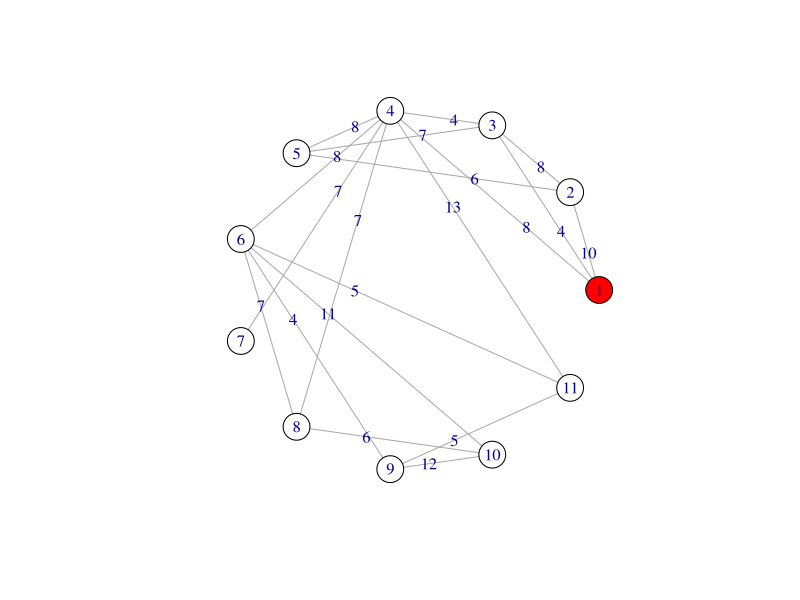
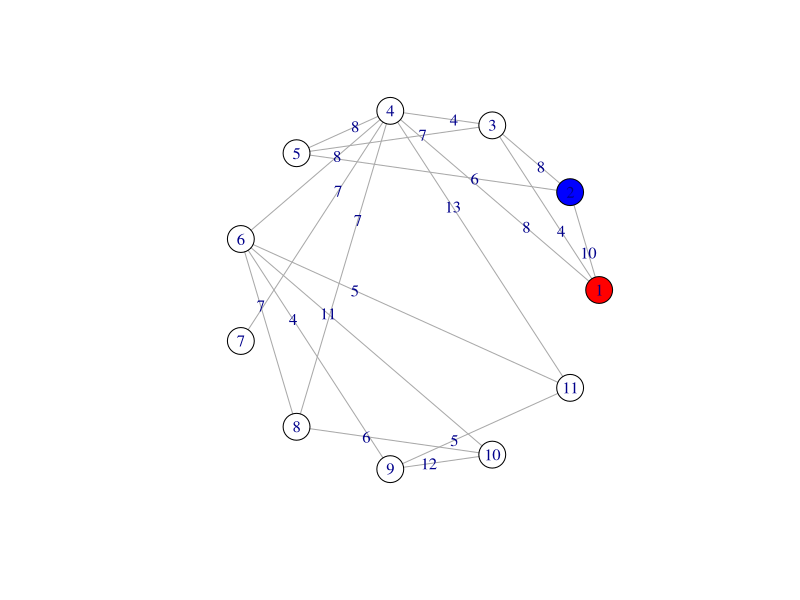
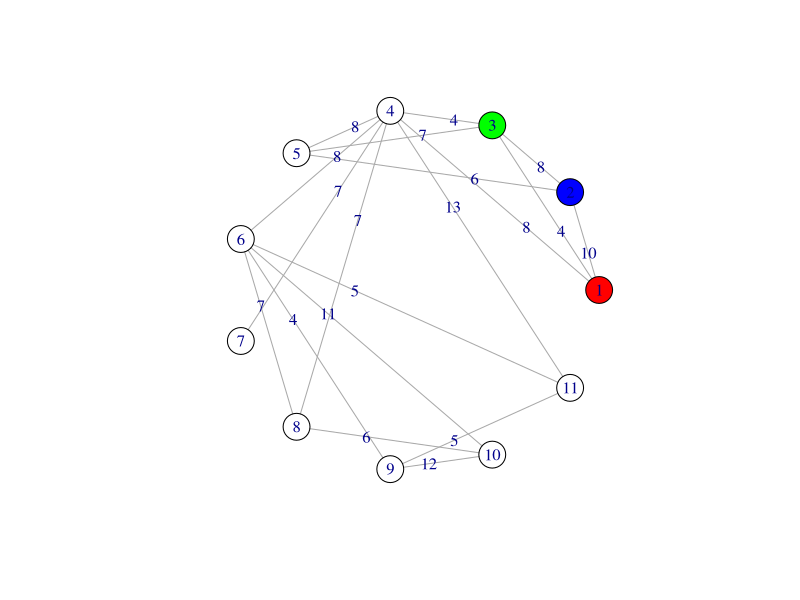
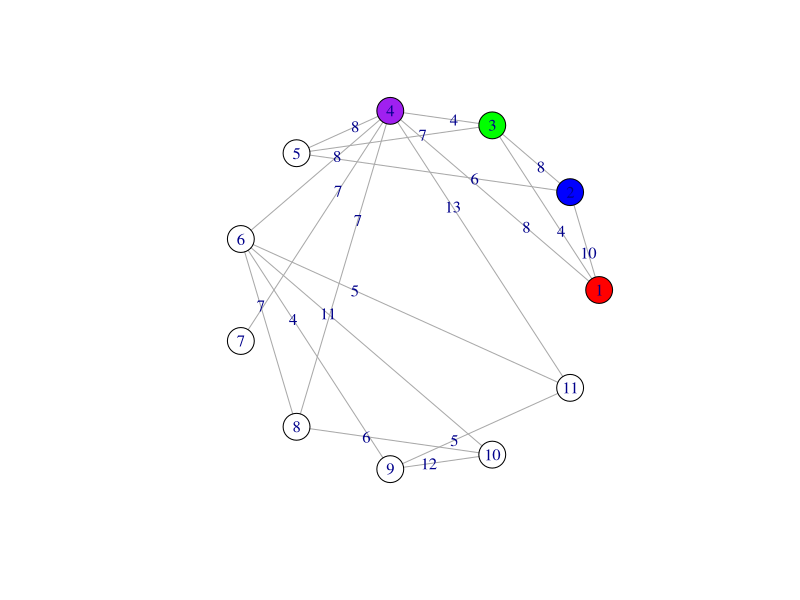
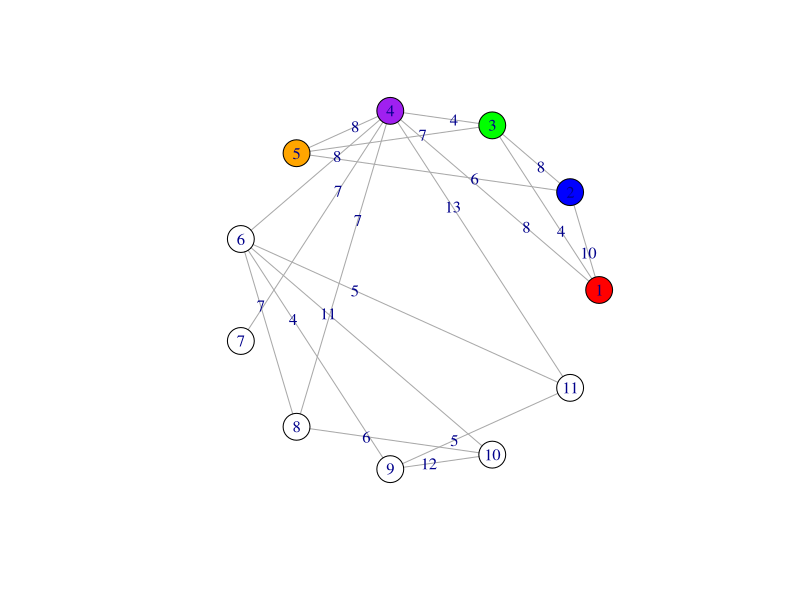
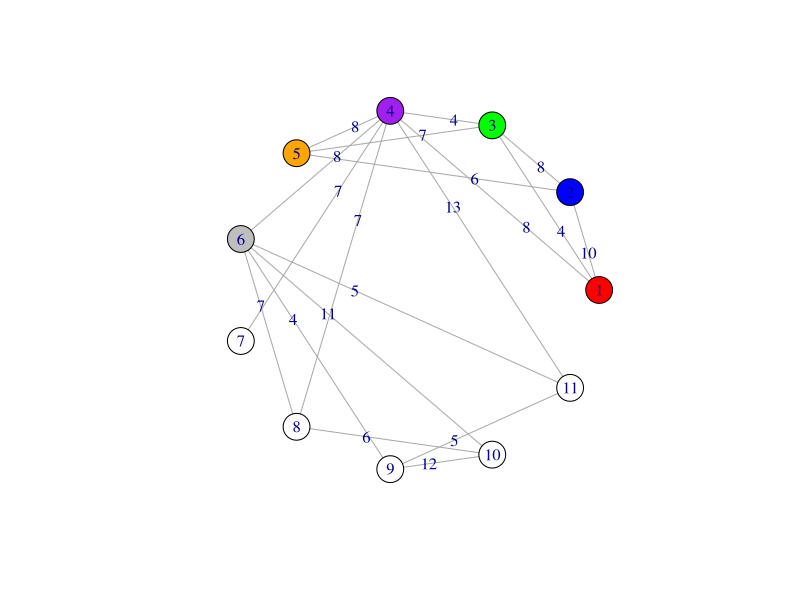
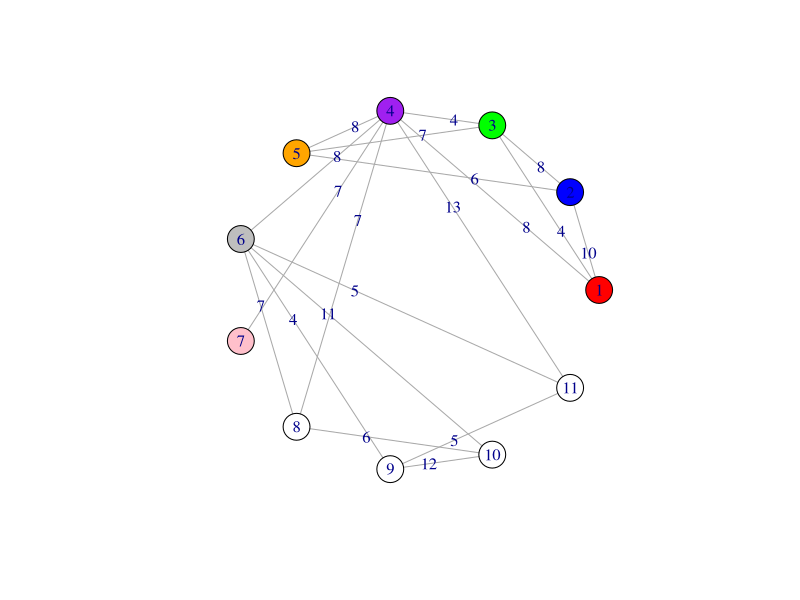
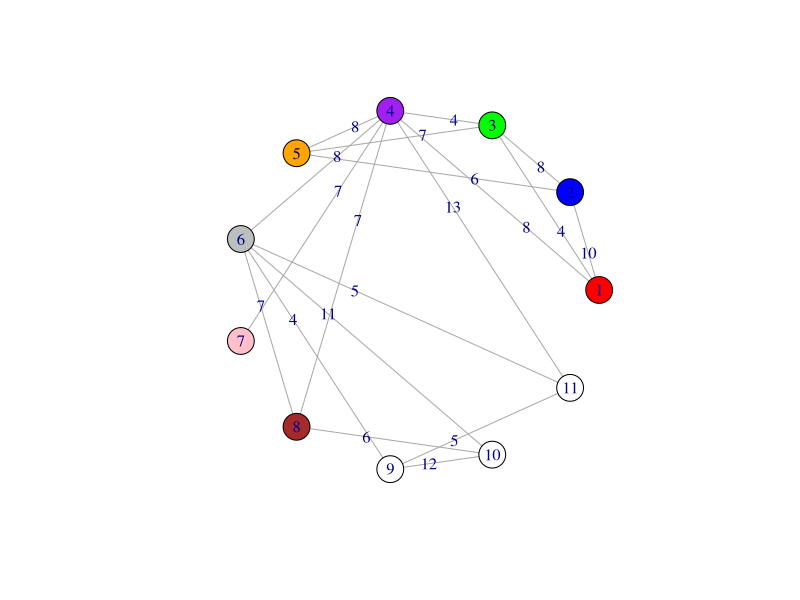

Recreate these plots in R, in order.
kraskal <- function(matrix){
  # Устанавливаем пакеты
  #install.packages('igraph')
  library('igraph')
  
  # Создаём 1 граф и веса рёбер
  g <- graph.adjacency(matrix, mode = "undirected", weighted = TRUE)
  E(g)$label <- E(g)$weight
  
  # Разукрашиваем граф в разные цвета
  colors <- c("red", "blue", "green", "purple", "orange", "gray", "pink", 
              "brown", "yellow", "cyan", '#BADBAD', '#FADFAD', '#654321','#50C878', '#560319')
  for (i in 1:(gorder(g))){
    V(g)[i]$color <- colors[i]
    set.seed(6)
    plot(g, edge.label=E(g)$label, layout=layout.circle)
    Sys.sleep(0.1)
  }
  
  # Создаём 2 граф, который будет использоваться как итоговый
  g.krask <- g
  set.seed(6)
  plot(g.krask, edge.label=E(g.krask)$label, layout=layout.circle)
  
  
  # Пока у 1 графа есть рёбра...
  while(gsize(g)){
    # Находим номер ребра с минимальным весом
    min_num_edge <- which.min(E(g)$weight)
    # Находим вектор из вершин, которые принадлежат ребру с минимальным весом
    vert <- ends(g, min_num_edge)
    
    # Если цвет одной вершины не такой, как и у другой у рассматриваемого ребра,
    # то делаем их одного цвета
    if(V(g.krask)[vert[1]]$color != V(g.krask)[vert[2]]$color){
      for (i in 1:(gorder(g))){
        if (V(g.krask)[i]$color == V(g.krask)[vert[2]]$color){
          V(g.krask)[i]$color <- V(g.krask)[vert[1]]$color
        }
      }
      V(g.krask)[vert[2]]$color <- V(g.krask)[vert[1]]$color
      cat(vert[1], '-', vert[2], '\n')
      E(g.krask, P = c(vert[1],vert[2]))$color <- 'red'
    }
    
    
    # Удаляем рассмотренное ребро из 1 графа, чтобы оно не зацикливало while,
    # так, как иначе оно всегда будет минимальным
    g <- delete.edges(g, min_num_edge)
    
    
    # Рисуем 2 граф
    set.seed(6)
    plot(g.krask, edge.label=E(g.krask)$label, layout=layout.lgl)
    # Разные layout:
    #circle
    #sphere
    #reingold.tilford
    #random
    #fruchterman.reingold
    #kamada.kawai
    #lgl
    
    Sys.sleep(0.3)
  }
}


# Задаем матрицу
#Из https://neerc.ifmo.ru/wiki/index.php?title=%D0%90%D0%BB%D0%B3%D0%BE%D1%80%D0%B8%D1%82%D0%BC_%D0%9A%D1%80%D0%B0%D1%81%D0%BA%D0%B0%D0%BB%D0%B0
#matr <- matrix(0, ncol = 5, nrow = 5)
#matr[1,2] <- 3
#matr[1,5] <- 1
#matr[2,5] <- 4
#matr[5,3] <- 6
#matr[2,3] <- 5
#matr[5,4] <- 7
#matr[3,4] <- 2
matr <- matrix(0, ncol = 11, nrow = 11)
matr[1,2] <- 10
matr[1,3] <- 4
matr[1,4] <- 8
matr[2,3] <- 8
matr[2,5] <- 6
matr[3,4] <- 4
matr[3,5] <- 7
matr[4,7] <- 7
matr[4,8] <- 7
matr[8,6] <- 7
matr[8,10] <- 6
matr[10,6] <- 11
matr[6,9] <- 4
matr[10,9] <- 12
matr[6,11] <- 5
matr[6,4] <- 8
matr[5,4] <- 8
matr[4,11] <- 13
matr[9,11] <- 5



kraskal(matr)


